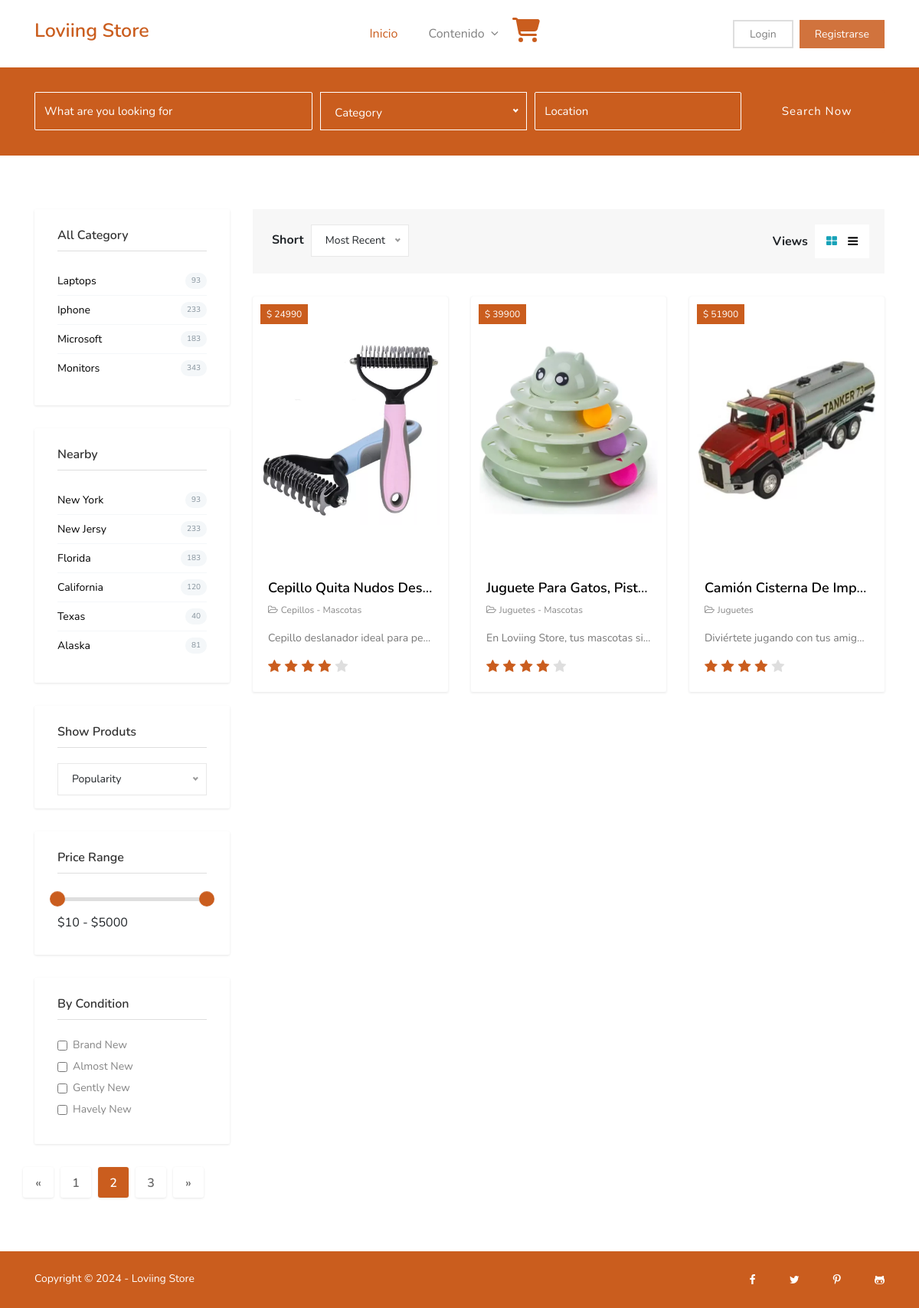
/Views/Website_externo/category2.php, run on the app's committed database.
### tables this page shows
CREATE TABLE `tbl_productos` (
  `id_producto` int(11) NOT NULL,
  `cod_categoria` int(11) DEFAULT NULL,
  `nombre_producto` varchar(150) DEFAULT NULL,
  `descripcion_producto` varchar(250) DEFAULT NULL,
  `precio_producto` float NOT NULL,
  `foto1_producto` varchar(200) NOT NULL,
  `foto2_producto` varchar(255) NOT NULL,
  `foto3_producto` varchar(255) NOT NULL,
  `stock` int(11) NOT NULL
);

CREATE TABLE `tbl_categorias` (
  `id_categoria` int(11) NOT NULL,
  `nombre_categoria` varchar(100) DEFAULT NULL,
  `icono` varchar(255) NOT NULL
);

### Models/consultasAdmin.php (called while the page is built, shortened)
<?php
class ConsultasAdmin
{
    public function consultarProductos()
    {
        $sql = "SELECT *, nombre_categoria, precio_producto, entradas, salidas, tbl_inventario.stock AS stock
        FROM tbl_productos
        INNER JOIN tbl_categorias ON tbl_productos.cod_categoria = tbl_categorias.id_categoria
        INNER JOIN tbl_inventario ON tbl_productos.id_producto = tbl_inventario.cod_producto;
";
        $objConexionBd = new ConexionBd();
        $conexion = $objConexionBd->getConexion();
        $result = $conexion->prepare($sql);
        $result->execute();
        if ($result->rowCount() == 1) {
            return $result->fetch();
        } else {
            return $result->fetchAll();
        }
    }
}

### Controllers/Cliente/mostrarInfoProducto.php (the view, shortened to what this page needs)
<?php
function mostrarProductosCategoria(){
    $objConsultasAdmin = new ConsultasAdmin();
    $tablaProductos = $objConsultasAdmin->consultarProductos();
    foreach ($tablaProductos as $f) {
        echo '
                        <div class="col-lg-4 col-md-6">
								<div class="product-item bg-light carta">
									<div class="card">
										<div class="thumb-content">
											<div class="price">$ '.$f["precio_producto"].'</div>
											<a href="../../Views/Website_externo/single.php?idProd='.$f["id_producto"].'">
												<img class="img-fluid" src="../../Uploads/Productos/'.$f["foto1_producto"].'"
													alt="Card image cap">
											</a>
										</div>
										<div class="card-body">
											<h4 class="card-title"><a href="../../Views/Website_externo/single.php?idProd='.$f["id_producto"].'">'.$f["nombre_producto"].'</a></h4>
											<ul class="list-inline product-meta">
												<li class="list-inline-item">
													<a href="Views/Website_externo/single.php?idProd='.$f["id_producto"].'"><i
															class="fa fa-folder-open-o"></i>'.$f["nombre_categoria"].'</a>
												</li>
											</ul>
											<p class="card-text">'.$f["descripcion_producto"].'</p>
											<div class="product-ratings">
												<ul class="list-inline">
													<li class="list-inline-item selected"><i class="fa fa-star"></i>
													</li>
													<li class="list-inline-item selected"><i class="fa fa-star"></i>
													</li>
													<li class="list-inline-item selected"><i class="fa fa-star"></i>
													</li>
													<li class="list-inline-item selected"><i class="fa fa-star"></i>
													</li>
													<li class="list-inline-item"><i class="fa fa-star"></i></li>
												</ul>
											</div>
										</div>
									</div>
								</div>
							</div>
        ';
    }
}

### Views/Website_externo/category2.php (shortened to what this page needs)
<?php
require_once ('../../Controllers/Cliente/mostrarContenido.php');
require_once ('../../Controllers/Cliente/mostrarInfoProducto.php');
require_once ('../../Models/consultasAdmin.php');
?>
<!DOCTYPE html>
<html lang="en">
<head>
	<link href="plugins/bootstrap/bootstrap.min.css" rel="stylesheet">
	<link href="plugins/bootstrap/bootstrap-slider.css" rel="stylesheet">
	<link href="plugins/font-awesome/css/font-awesome.min.css" rel="stylesheet">
	<link href="plugins/slick/slick.css" rel="stylesheet">
	<link href="plugins/slick/slick-theme.css" rel="stylesheet">
	<link href="plugins/jquery-nice-select/css/nice-select.css" rel="stylesheet">
	<link href="css/style.css" rel="stylesheet">
</head>
<body class="body-wrapper">
	<?php
	mostrarHeader();
	?>
	<section class="page-search">
		<div class="container">
			<div class="row">
				<div class="col-md-12">
					<div class="advance-search nice-select-white">
						<form>
							<div class="form-row align-items-center">
								<div class="form-group col-xl-4 col-lg-3 col-md-6">
									<input type="text" class="form-control my-2 my-lg-0" id="inputtext4"
										placeholder="What are you looking for">
								</div>
								<div class="form-group col-lg-3 col-md-6">
								</div>
								<div class="form-group col-lg-3 col-md-6">
									<input type="text" class="form-control my-2 my-lg-0" id="inputLocation4"
										placeholder="Location">
								</div>
								<div class="form-group col-xl-2 col-lg-3 col-md-6">
									<button type="submit" class="btn btn-buscador active w-100">Search Now</button>
								</div>
							</div>
						</form>
					</div>
				</div>
			</div>
		</div>
	</section>
	<section class="section-sm">
		<div class="container">
			<div class="row">
				<div class="col-lg-3 col-md-4">
					<div class="category-sidebar">
						<div class="widget category-list">
							<h4 class="widget-header">All Category</h4>
							<ul class="category-list">
								<li><a href="category2.php">Laptops <span>93</span></a></li>
								<li><a href="category2.php">Iphone <span>233</span></a></li>
								<li><a href="category2.php">Microsoft <span>183</span></a></li>
								<li><a href="category2.php">Monitors <span>343</span></a></li>
							</ul>
						</div>
						<div class="widget category-list">
							<h4 class="widget-header">Nearby</h4>
							<ul class="category-list">
								<li><a href="category2.php">New York <span>93</span></a></li>
								<li><a href="category2.php">New Jersy <span>233</span></a></li>
								<li><a href="category2.php">Florida <span>183</span></a></li>
								<li><a href="category2.php">California <span>120</span></a></li>
								<li><a href="category2.php">Texas <span>40</span></a></li>
								<li><a href="category2.php">Alaska <span>81</span></a></li>
							</ul>
						</div>
						<div class="widget filter">
							<h4 class="widget-header">Show Produts</h4>
						</div>
						<div class="widget price-range w-100">
							<h4 class="widget-header">Price Range</h4>
							<div class="block">
								<div class="d-flex justify-content-between mt-2">
									<span class="value">$10 - $5000</span>
								</div>
							</div>
						</div>
						<div class="widget product-shorting">
							<h4 class="widget-header">By Condition</h4>
							<div class="form-check">
								<label class="form-check-label">
									<input class="form-check-input" type="checkbox" value="">
									Brand New
								</label>
							</div>
							<div class="form-check">
								<label class="form-check-label">
									<input class="form-check-input" type="checkbox" value="">
									Almost New
								</label>
							</div>
							<div class="form-check">
								<label class="form-check-label">
									<input class="form-check-input" type="checkbox" value="">
									Gently New
								</label>
							</div>
							<div class="form-check">
								<label class="form-check-label">
									<input class="form-check-input" type="checkbox" value="">
									Havely New
								</label>
							</div>
						</div>
					</div>
				</div>
				<div class="col-lg-9 col-md-8">
					<div class="category-search-filter">
						<div class="row">
							<div class="col-md-6 text-center text-md-left">
								<strong>Short</strong>
							</div>
							<div class="col-md-6 text-center text-md-right mt-2 mt-md-0">
								<div class="view">
									<strong>Views</strong>
									<ul class="list-inline view-switcher">
										<li class="list-inline-item">
											<a href="#!" onclick="event.preventDefault();" class="text-info"><i
													class="fa fa-th-large"></i></a>
										</li>
										<li class="list-inline-item">
											<a href="ad-list-view.html"><i class="fa fa-reorder"></i></a>
										</li>
									</ul>
								</div>
							</div>
						</div>
					</div>
					<div class="product-grid-list">
						<div class="row mt-30">
						<?php
						mostrarProductosCategoria();
						?>
							</div>
						</div>
					</div>
					<div class="pagination justify-content-center">
						<nav aria-label="Page navigation example">
							<ul class="pagination">
								<li class="page-item">
									<a class="page-link" href="category2.php" aria-label="Previous">
										<span aria-hidden="true">&laquo;</span>
									</a>
								</li>
								<li class="page-item"><a class="page-link" href="category2.php">1</a></li>
								<li class="page-item active"><a class="page-link" href="category2.php">2</a></li>
								<li class="page-item"><a class="page-link" href="category2.php">3</a></li>
								<li class="page-item">
									<a class="page-link" href="category2.php" aria-label="Next">
										<span aria-hidden="true">&raquo;</span>
									</a>
								</li>
							</ul>
						</nav>
					</div>
				</div>
			</div>
	</section>
	<?php
	mostrarFooterCliente();
	?>
</body>
</html>

### Controllers/Cliente/mostrarContenido.php (shortened to what this page needs)
<?php
function mostrarHeader()
{
?>
	<header>
		<div class="container">
			<div class="row">
				<div class="col-md-12">
					<nav class="navbar navbar-expand-lg navbar-light navigation">
						<a class="navbar-brand" href="../../index.php">
							<h2>Loviing Store</h2>
						</a>
						<div class="collapse navbar-collapse" id="navbarSupportedContent">
							<ul class="navbar-nav ml-auto main-nav ">
								<li class="nav-item active">
									<a class="nav-link" href="../../index.php">Inicio</a>
								</li>
								<li class="nav-item dropdown dropdown-slide @@pages">
									<a class="nav-link dropdown-toggle" href="#" data-toggle="dropdown" aria-haspopup="true" aria-expanded="false">
										Contenido <span><i class="fa fa-angle-down"></i></span>
									</a>
								</li>
								<li>
									<a href="../Extras/iniciarSesion.php">
									</a>
								</li>
							</ul>
							<ul class="navbar-nav ml-auto mt-10">
								<li class="nav-item">
									<a class="nav-link login-button" href="../Extras/iniciarSesion.php">Login</a>
								</li>
								<li class="nav-item">
									<a class="nav-link text-white add-button" href="../Extras/crearCuenta.html">Registrarse</a>
								</li>
							</ul>
						</div>
					</nav>
				</div>
			</div>
		</div>
	</header>
	<?php
}
	?>
<?php
function mostrarFooterCliente()
{
	echo '
	<!--============================
	=            Footer            =
	=============================-->
	<footer class="footer-bottom">
		<div class="container">
			<div class="row">
				<div class="col-lg-6 text-center text-lg-left mb-3 mb-lg-0">
					<div class="copyright">
						<p>Copyright &copy;
							<script>
								var CurrentYear = new Date().getFullYear()
								document.write(CurrentYear)
							</script> - Loviing Store
						</p>
					</div>
				</div>
				<div class="col-lg-6">
					<ul class="social-media-icons text-center text-lg-right">
						<li><a class="fa fa-facebook" href="https://www.facebook.com/themefisher"></a></li>
						<li><a class="fa fa-twitter" href="https://www.twitter.com/themefisher"></a></li>
						<li><a class="fa fa-pinterest-p" href="https://www.pinterest.com/themefisher"></a></li>
						<li><a class="fa fa-github-alt" href="https://www.github.com/themefisher"></a></li>
					</ul>
				</div>
			</div>
		</div>
		<div class="scroll-top-to">
			<i class="fa fa-angle-up"></i>
		</div>
	</footer>
	';
}

### data on the page
tbl_productos: precio_producto "24990", foto1_producto (picture), nombre_producto "Cepillo Quita Nudos Des…", cod_categoria.nombre_categoria "Cepillos - Mascotas", descripcion_producto "Cepillo deslanador ideal para pe…"
tbl_productos: precio_producto "39900", foto1_producto (picture), nombre_producto "Juguete Para Gatos, Pist…", cod_categoria.nombre_categoria "Juguetes - Mascotas", descripcion_producto "En Loviing Store, tus mascotas si…"
tbl_productos: precio_producto "51900", foto1_producto (picture), nombre_producto "Camión Cisterna De Imp…", cod_categoria.nombre_categoria "Juguetes", descripcion_producto "Diviértete jugando con tus amig…"
